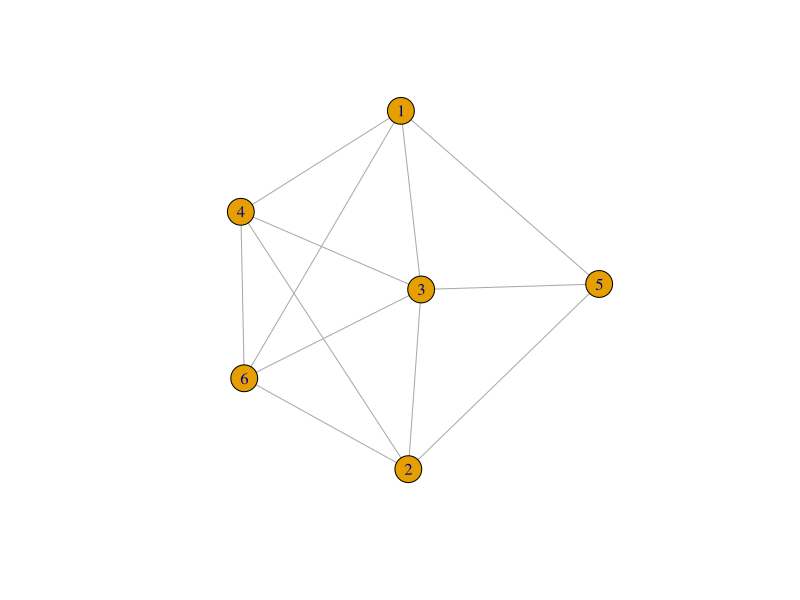

Write the R code that produced this figure.
## ---- chunk 1
library(igraph)

set.seed(42)
g <- sample_gnp(n = 6, p = 0.5)
## ---- chunk 2
plot(g)
## ---- chunk 3

library(igraph) # package for creating networks

